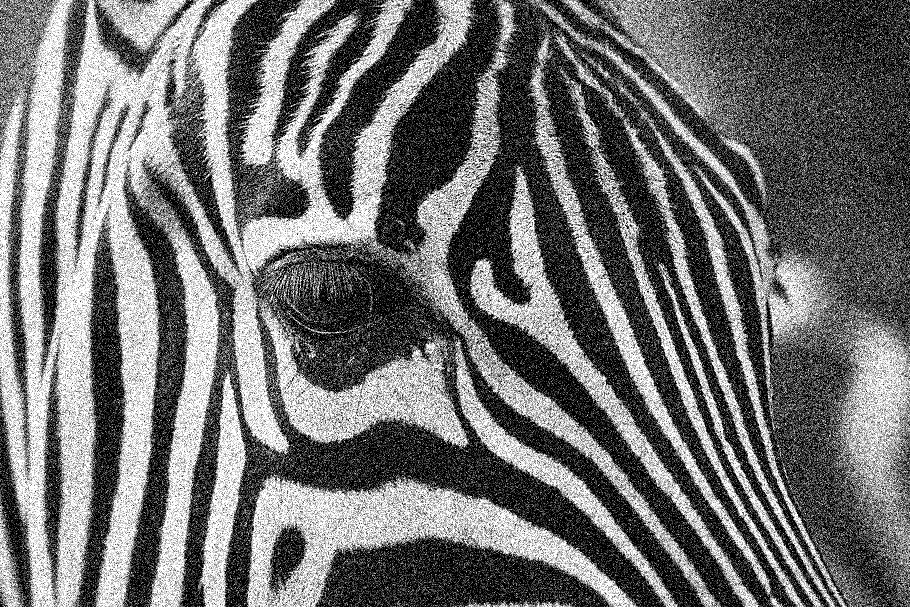
#> input picture visual_lane_servoing/solution/images/image_filtering/zebra-noisy.jpg, 910 x 607 px, found by its file name
$ jupyter execute --allow-errors image_filtering_bak.ipynb   (shell and % lines are left out)   (older library calls are emulated)
#> lines starting #> are read from the running program, lines starting #| are printed output that depends on the picture; after the words box and inside, x2 and y2 are one past the last pixel; in counts of white or black regions, pixels touching at a corner belong together
# 💻 01 - Image filtering

Images contain a tremendous amount of data. A $640 \times 480$ grayscale image contains 307,200 pixels, each of which can take on one of 256 different values. Reasoning over raw images as a means of making estimating the structure of a robot's environment is intractable, particularly when we want to process images in real-time as they are streamed at 30 frames-per-second from a robot's camera.

<figure>
  <div style="text-align:center;">

  <figcaption>Image filtering performs local operations on an image using a kernel matrix as a means of enhancing its content.</figcaption>
  </div>
</figure>

Image filtering provides a means of enhancing an image by amplifying certain desireable aspects of the image while supressing others. The result is a transformation of the original raw image into a more concise collection of salient information.

<figure>
  <div style="text-align:center;">

  <figcaption>Image filtering performs local operations on an image using a kernel matrix as a means of enhancing its content.</figcaption>
  </div>
</figure>

In image filtering, each pixel in the output image is computed from a weighted combination of the neighboring pixels in the input image. This weighting is is referred to as the *filter kernel* and takes the form of a small (relative to the image) matrix $h$. Importantly, the kernel is the same everywhere in the image.

Mathematically, we can represent image filtering as the process of convolving the image with the kernel filter

$$Y = I*h$$

which, for each pixel $u,v$ in the output image becomes

$$Y[u,v] = \sum_{k,l} h[k,l]I[u-k,v-l]$$

Notice that the $I[u-k,v-l]$ inside the sum has the effect of flipping the kernel $h$ left-to-right and top-to-bottom.

The kernel determines which content is amplified and which is supressed, and so we design the kernel based upon how we want to enhance the image.

**Example: Image blurring**

In this example, we are given a noisy image and want to design a filter that removes as much of the noise as possible, while losing too much of the actual detail. A candidate for such a filter is the *box filter*, a normalized matrix of ones.

$$ h = \frac{1}{N}
\begin{bmatrix}
1 & 1 & \cdots & 1\\
1 & 1 & \cdots & 1\\
\vdots & \vdots & \ddots & \vdots\\
1 & 1 & \cdots & 1
\end{bmatrix}
$$

where $N$ is the number of elements in the matrix. In designing a box filter, we have freedom to decide on the width and height of the kernel, though we will assume that the matrix is square. Increasing the size of the kernel means that a greater number of neighboring pixels will be used in determining the average intensity at each output location. Intuitively, this will improve noise reduction at the expense of attenuating actual detail in the image.

[cell 1]
### Run this cell to import relevant modules
%pylab inline

from matplotlib import pyplot as plt
import numpy as np
import cv2

[cell 2]
# TODO: The code below creates a 3x3 box filter. Compare the result of convolving the noisy image above with larger box filters.
#       Can you find the filter width above which too much detail is lost?
width = 3
hbox = np.ones((width,width), dtype=np.float32)
hbox = hbox/sum(hbox)

# load the image
img = cv2.imread('./images/image_filtering/zebra-noisy.jpg', 0)
#> img is the input picture: shape (607, 910); min 0, max 255, mean 111.8

# filter the source image
img_box_filter = cv2.filter2D(img,-1,hbox)

# Visualize the filtered image alongside the original image.
fig = plt.figure(figsize = (20,20))
ax1 = fig.add_subplot(1,2,1)
ax1.imshow(img,cmap = 'gray')
ax1.set_title('Original'), ax1.set_xticks([]), ax1.set_yticks([])
ax2 = fig.add_subplot(1,2,2)
ax2.imshow(img_box_filter,cmap = 'gray')
ax2.set_title('Box Filter (Width = ' + str(width) +')'), ax2.set_xticks([]), ax2.set_yticks([]);

As we discussed in lecture, edges are a feature of an image that are used for a variety of tasks, including segmentation, object detection, shape estimation, and scene reconstruction. In the case of Duckietown and other self-driving domains, access to edge information is also very useful for detecting lane boundaries.

<figure>
  <div style="text-align:center;">

  <figcaption>The change in intensity associated with an edge where an image transitions from white to black and black to white.</figcaption>
  </div>
</figure>

Edges correspond to significant changes in local intensity. This suggests that we can identify edges by looking for regions in the image where the intensity gradient $\nabla I$ is large. Consider the left-most image above, which might be a zoomed in view of one of the zebra's vertical stripes. Moving left-to-right along a single row of the image, we see that the intensity rapidly drops as the pixels transition from being white (i.e., close to 255) to black (i.e., closs to 0), and then stay small until they jump back up as the pixels go from black to white. The edges are clearly visible as spikes in the $x$-component of the intensity gradient.

In general, we are interested in the two-dimensional image gradient, which includes both horizontal as well as vertical changes in intensity:

$$ \nabla I[u,v] =
\begin{bmatrix}
\frac{\partial I[u,v]}{\partial x}\\
\frac{\partial I[u,v]}{\partial y}
\end{bmatrix}
$$

The magnitude of the gradient $\lvert \nabla I[u,v] \rvert$ provides a measure of the strength of the edge, while it points in the direction of greatest change

$$
\lvert \nabla I[u,v] \rvert = \sqrt{\left(\frac{\partial I[u,v]}{\partial x}\right)^2 + \left(\frac{\partial I[u,v]}{\partial y}\right)^2} \qquad
\theta[u,v] = \textrm{atan2}\left(\frac{\partial I[u,v]}{\partial y}, \frac{\partial I[u,v]}{\partial x}\right)
$$

Since pixels are discrete, we can't compute the derivatives analytically. Instead, we estimate them numerically via a finite difference approximation. We can compute these estimates by convolving the image with appropriately chosen kernels $h_x$ and $h_y$ that compute finite derivatives in the $x$ and $y$ directions, respectively:

$$ \nabla I[u,v] =
\begin{bmatrix}
G_x[u,v]\\
G_y[u,v]
\end{bmatrix}
$$

where

$$
\begin{align}
G_x = h_x * I\\
G_y = h_y * I
\end{align}
$$

**Example: Image gradients**

In this example, you will design different filter kernels, $h_x$ and $h_y$, to estimate the horizontal and vertical gradients of an image. In doing so, remember that the filter will be flipped left-to-right and top-to-bottom when performing convolution.

[cell 3]
# TODO: Change the entries in the following filter kernels to estimate the horizontal and vertical gradients of an image
#       Feel free to also experiment with different filter sizes.
#       These filters will be applied to the blurred image that you generated above. As you experiment with different
#       kernels, compare the output for different amounts of blurring (i.e., different window) sizes. In particular,
#       compare the gradients and their magnitude with little (i.e., width=3) or no blurring to an image blurred with a large kernel

hx = np.array([[1, 0, -1]], dtype=np.float32)
hy = np.array([[1, 0, -1]], dtype=np.float32).transpose()

# Apply the filters to the blurred image
Gx = cv2.filter2D(img_box_filter,-1,hx)
Gy = cv2.filter2D(img_box_filter,-1,hy)
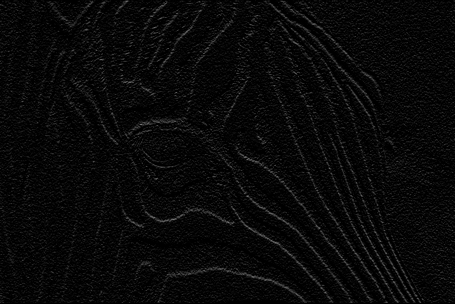
#> Gy: shape (607, 910) (shown at 1/2 size); min 0, max 146, mean 8.8


# Compute the magnitude of the gradients
Gmag = np.sqrt(Gx*Gx + Gy*Gy)
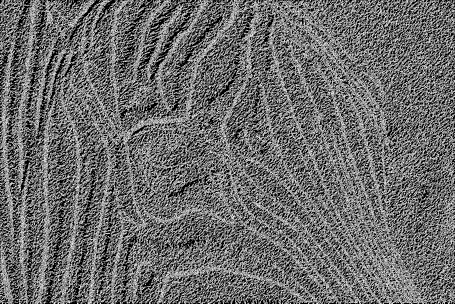
#> Gmag: shape (607, 910) float16 (shown at 1/2 size); min 0, max 15.91, mean 6.75; drawn with min black and max white

# Visualize the filtered image alongside the original image.
fig = plt.figure(figsize = (20,20))
ax1 = fig.add_subplot(1,4,1)
ax1.imshow(img,cmap = 'gray')
ax1.set_title('Blurred Image'), ax1.set_xticks([]), ax1.set_yticks([])
ax2 = fig.add_subplot(1,4,2)
ax2.imshow(Gx,cmap = 'gray')
ax2.set_title('Horizontal Gradients'), ax2.set_xticks([]), ax2.set_yticks([]);
ax3 = fig.add_subplot(1,4,3)
ax3.imshow(Gy,cmap = 'gray')
ax3.set_title('Vertical Gradients'), ax3.set_xticks([]), ax3.set_yticks([]);
ax4 = fig.add_subplot(1,4,4)
ax4.imshow(np.uint8(Gmag),cmap = 'gray')
ax4.set_title('Gradient Magnitude'), ax4.set_xticks([]), ax4.set_yticks([]);

As we discussed in lecture, while the box filter is intuitive, using it to smooth an image prior to computing numerical derivatives can result in artefacts. In practice, people commonly use a kernel that approximates a zero-mean isotropic Gaussian

$$ G_\sigma = \frac{1}{2 \pi \sigma^2} e^{-\frac{x^2+y^2}{2\sigma^2}} $$

where $\sigma$ is the standard deviation. The advantage of using a Gaussian kernel over a box filter is that it places more weight on nearby neighbors than it does on those that are farther away.

<figure>
  <div style="text-align:center;">

  <figcaption>A 2D Gaussian (left) and a Gaussian kernel (right).</figcaption>
  </div>
</figure>

While Gaussians have infinite support, we are interested in a finite (and typically small) kernel. Thus, we will truncate the Gaussian based on the size of the kernel and then normalize such that all the entries sum to one.

Meanwhile, a popular set of kernels used the emphasize edges in an image is the *Sobel operator*, which consists of two $3 \times 3$ kernels:

$$ h_x =
\begin{bmatrix}
+1 & 0 & -1\\
+2 & 0 & -2\\
+1 & 0 & -1
\end{bmatrix}\qquad
h_y =
\begin{bmatrix}
+1 & +2 & +1\\
0 & 0 & 0\\
-1 & -2 & -1
\end{bmatrix}
$$

**Example: Gaussian blurring**

The Gaussian kernel is defined by its size and standard deviation $\sigma$. Since the standard deviation determines the rate at which the weights of the kernel decay, it is common to choose the size of the kernel (which will be square for isotropic Gaussians) based upon the standard deviation. Many existing libraries, including the implementation in OpenCV, support this functionality.

In this exercise, you will experiment with different choices of the standard deviation and compare them to the result of using the box filter that you identified above.

Try and find a setting for the standard deviation that reduces noise without removing too much content from the image.

[cell 4]
sigma = 1

# Smooth the image using a Gaussian kernel
img_gaussian_filter = cv2.GaussianBlur(img,(0,0), sigma)

# Visualize the filtered image alongside the original image.
fig = plt.figure(figsize = (20,20))
ax1 = fig.add_subplot(1,3,1)
ax1.imshow(img,cmap = 'gray')
ax1.set_title('Original'), ax1.set_xticks([]), ax1.set_yticks([])
ax2 = fig.add_subplot(1,3,2)
ax2.imshow(img_gaussian_filter,cmap = 'gray')
ax2.set_title('Gaussian Filter (Sigma = ' + str(sigma) +')'), ax2.set_xticks([]), ax2.set_yticks([]);
ax3 = fig.add_subplot(1,3,3)
ax3.imshow(img_box_filter,cmap = 'gray')
ax3.set_title('Box Filter'), ax3.set_xticks([]), ax3.set_yticks([]);

# Convolve the image with the Sobel operator (filter) to compute the numerical derivatives in the x and y directions
sobelx = cv2.Sobel(img,cv2.CV_64F,1,0)
sobely = cv2.Sobel(img,cv2.CV_64F,0,1)

[cell 5]
img = cv2.imread('./images/zebra-stripes.jpg', 0)
#img = cv2.GaussianBlur(imga,(0,0), 4)

# Convolve the image with the Sobel operator (filter) to compute the numerical derivatives in the x and y directions
#> (the rest of this cell did not finish here and is left out)

[cell 6]
class FindEdges:
    # [91 lines left out: functions __init__, setImage, findEdges, colorFilter, getImage, detectLines, not called in this run]

[cell 7]
img = cv2.imread('./images/duckietown-lane-crop-small.jpg')
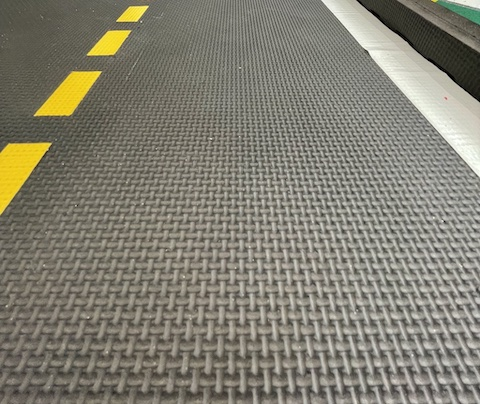
#> input picture viscontrol/solution/images/visual_control/duckietown-lane-crop-small.jpg, 480 x 404 px, found by its file name
#> img is the input picture: shape (404, 480, 3); mean B, G, R 113.9, 127.3, 130.4
img_gray = cv2.cvtColor(img, cv2.COLOR_BGR2GRAY)

# Convolve the image with the Sobel operator (filter) to compute the numerical derivatives in the x and y directions
sobelx = cv2.Sobel(img_gray,cv2.CV_64F,1,0)
#> sobelx: shape (404, 480) float64
sobely = cv2.Sobel(img_gray,cv2.CV_64F,0,1)
#> sobely: shape (404, 480) float64

fig = plt.figure(figsize = (20,20))
ax1 = fig.add_subplot(1,3,1)
ax1.imshow(img_gray,cmap = 'gray')
ax1.set_title('Original'), ax1.set_xticks([]), ax1.set_yticks([])
ax2 = fig.add_subplot(1,3,2)
ax2.imshow(sobelx,cmap = 'gray')
ax2.set_title('Sobel X'), ax2.set_xticks([]), ax2.set_yticks([])
ax3 = fig.add_subplot(1,3,3)
ax3.imshow(sobely,cmap = 'gray')
ax3.set_title('Sobel Y'), ax3.set_xticks([]), ax3.set_yticks([]);

[cell 8]
# Now smooth the image with a Gaussian kernel
img_gray_blurred = cv2.GaussianBlur(img_gray,(0,0), 4)
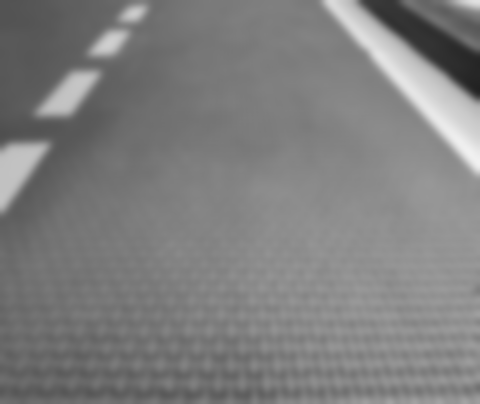
#> img_gray_blurred: shape (404, 480); min 33, max 241, mean 126.7

# Convolve the image with the Sobel operator (filter) to compute the numerical derivatives in the x and y directions
sobelx = cv2.Sobel(img_gray_blurred,cv2.CV_64F,1,0)
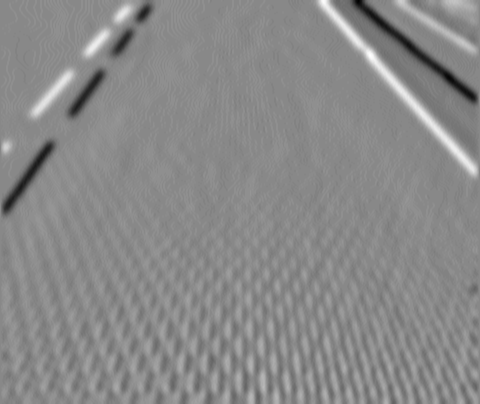
#> sobelx: shape (404, 480) float64; min -88, max 76, mean 0.5; drawn with min black and max white
sobely = cv2.Sobel(img_gray_blurred,cv2.CV_64F,0,1)
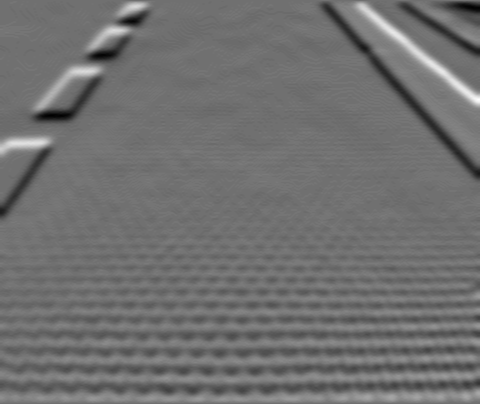
#> sobely: shape (404, 480) float64; min -88, max 112, mean 0.2; drawn with min black and max white

fig = plt.figure(figsize = (20,20))
ax1 = fig.add_subplot(1,3,1)
ax1.imshow(img_gray_blurred,cmap = 'gray')
ax1.set_title('Gaussian Blur'), ax1.set_xticks([]), ax1.set_yticks([])
ax2 = fig.add_subplot(1,3,2)
ax2.imshow(sobelx,cmap = 'gray')
ax2.set_title('Sobel X'), ax2.set_xticks([]), ax2.set_yticks([])
ax3 = fig.add_subplot(1,3,3)
ax3.imshow(sobely,cmap = 'gray')
ax3.set_title('Sobel Y'), ax3.set_xticks([]), ax3.set_yticks([]);

[cell 9]
# Compute the magnitude of the gradients
Gmag = np.sqrt(sobelx*sobelx + sobely*sobely)
#> Gmag: shape (404, 480) float64

# Compute the orientation of the gradients
Gdir = cv2.phase(np.array(sobelx, np.float32), np.array(sobely, dtype=np.float32), angleInDegrees=True)
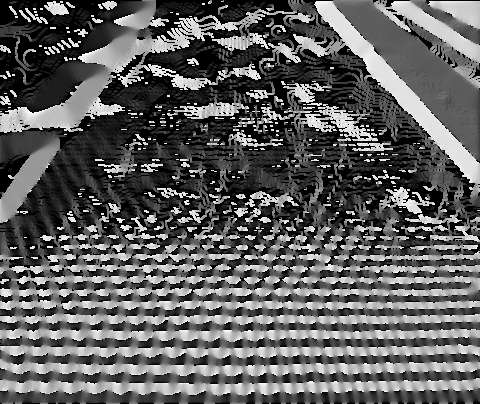
#> Gdir: shape (404, 480) float32; min 0, max 358.8, mean 134.9; drawn with min black and max white
#Gdir = np.arctan2(np.array(sobelx, np.float32), np.array(sobely, np.float32))

# Render the gradient magnitude
Gmag_8u = np.uint8(Gmag)
fig = plt.figure(figsize = (10,10))
ax1 = fig.add_subplot(1,1,1)
ax1.imshow(Gmag_8u, cmap = 'gray')
ax1.set_title('Gradient Magnitude'), ax1.set_xticks([]), ax1.set_yticks([]);

[cell 10]
# Visualize the histogram over gradient magnitudes
fig = plt.figure(figsize = (5,5))
ax1 = fig.add_subplot(1,1,1)
ax1.hist(Gmag.flatten(), bins=50)
ax1.set_title('Gradient Histogram');

[cell 11]
# We are only intersted in edges with stronger gradients and need to identify a threshold on the magnitude below which we ignore gradients. We can pick a threshold based on the histogram above and the resulting masked gradient magnitude image
threshold = 50
mask_mag = (Gmag > threshold)
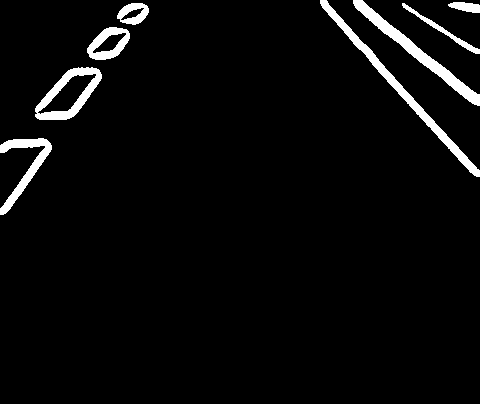
#> mask_mag: shape (404, 480) bool; 4% white; 8 white regions, largest, box (x1, y1, x2, y2) and area: (320, 0, 480, 177) 1828, (353, 0, 480, 106) 1676, (35, 67, 102, 120) 1274
#plt.imshow(mask_mag*Gmag)

fig = plt.figure(figsize = (20,10))
ax1 = fig.add_subplot(1,2,1)
ax1.imshow(Gmag_8u, cmap = 'gray')
ax1.set_title('Gradient Magnitude'), ax1.set_xticks([]), ax1.set_yticks([])
ax2 = fig.add_subplot(1,2,2)
ax2.imshow(mask_mag*Gmag_8u,cmap = 'gray')
ax2.set_title('Gradient Magnitude (Masked)'), ax2.set_xticks([]), ax2.set_yticks([]);

[cell 12]
# Let's consider the filter responses for the left- and right-halves of the image
width = img_gray.shape[1]
mask_left = np.ones(sobelx.shape)
mask_left[:,int(np.floor(width/2)):width + 1] = 0
mask_right = np.ones(sobelx.shape)
mask_right[:,0:int(np.floor(width/2))] = 0

[cell 13]
# In the left-half image, we are interested in the right-half of the dashed yellow line, which corresponds to negative x- and y-derivatives
# In the right-half image, we are interested in the left-half of the solid white line, which correspons to a positive x-derivative and a negative y-derivative
# Generate a mask that identifies pixels based on the sign of their x-derivative
mask_sobelx_pos = (sobelx > 0)
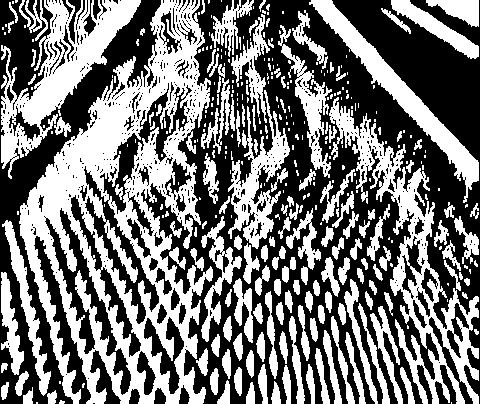
#> mask_sobelx_pos: shape (404, 480) bool; 46.1% white; 348 white regions (197 under 20 px), largest, box (x1, y1, x2, y2) and area: (19, 0, 213, 404) 31204, (329, 97, 479, 404) 9460, (1, 0, 141, 179) 7728
mask_sobelx_neg = (sobelx < 0)
#> mask_sobelx_neg: shape (404, 480) bool; 30.4% white; 507 white regions (298 under 20 px), largest, box (x1, y1, x2, y2) and area: (333, 0, 479, 159) 8311, (251, 203, 359, 404) 7622, (61, 0, 156, 128) 3192

[cell 14]
# Let's combine these masks with the gradient magnitude mask
mask_left_edge = mask_left * mask_mag * mask_sobelx_neg
#> mask_left_edge: shape (404, 480) float64; values 0 (black) and 1 (white), 0.89% white; 5 white regions (1 under 20 px), largest, box (x1, y1, x2, y2) and area: (1, 139, 52, 215) 712, (61, 67, 102, 120) 519, (104, 28, 130, 59) 289, (129, 3, 149, 25) 197
mask_right_edge = mask_right * mask_mag * mask_sobelx_pos
#> mask_right_edge: shape (404, 480) float64; values 0 (black) and 1 (white), 1.3% white; 3 white regions, box (x1, y1, x2, y2) and area: (320, 0, 479, 177) 1821, (402, 3, 479, 54) 416, (448, 2, 479, 13) 237

fig = plt.figure(figsize = (30,20))
ax1 = fig.add_subplot(1,4,1)
ax1.imshow(img_gray_blurred,cmap = 'gray')
ax1.set_title('Gaussian Blur'), ax1.set_xticks([]), ax1.set_yticks([])
ax2 = fig.add_subplot(1,4,2)
ax2.imshow(mask_mag*Gmag,cmap = 'gray')
ax2.set_title('Gradient Magnitude (Masked)'), ax2.set_xticks([]), ax2.set_yticks([])
ax3 = fig.add_subplot(1,4,3)
ax3.imshow(Gmag * mask_left_edge, cmap = 'gray')
ax3.set_title('Lane Edge (Left)'), ax3.set_xticks([]), ax3.set_yticks([])
ax4 = fig.add_subplot(1,4,4)
ax4.imshow(Gmag * mask_right_edge,cmap = 'gray')
ax4.set_title('Lane Edge (Right)'), ax4.set_xticks([]), ax4.set_yticks([]);

[cell 15]
# Now, let's apply the mask to our gradient directions
fig = plt.figure(figsize = (10,5))
ax1 = fig.add_subplot(1,2,1)
ax1.hist(np.extract(mask_left_edge, Gdir).flatten(), bins=30)
ax1.set_title('Gradient Direction Histogram (Left Edge)')
ax2 = fig.add_subplot(1,2,2)
ax2.hist(np.extract(mask_right_edge, Gdir).flatten(), bins=30)
ax2.set_title('Gradient Direction Histogram (Left Edge)')
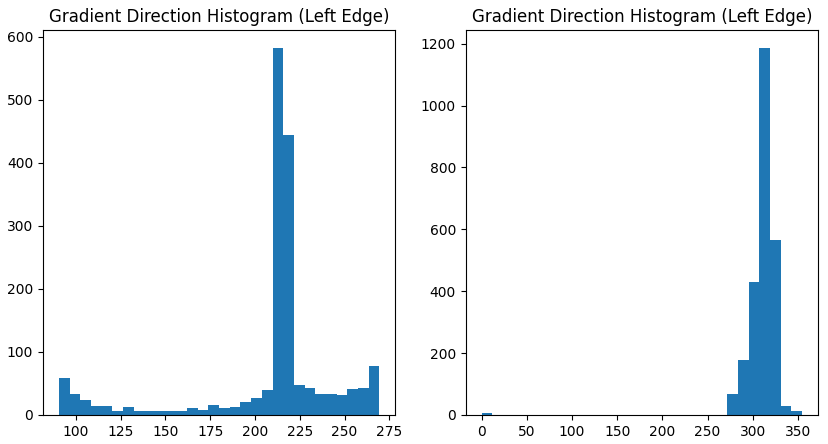
#> figure drawn by matplotlib, 2 panels; panel 1: tallest bar 582 high, from x = 209.8 to 215.7; panel 2: tallest bar 1185 high, from x = 307.3 to 319.2

[cell 16]
# Determine the orientation of the left and right gradients as the mode of each histogram
(hist_left_edge, bins_left_edge) = np.histogram(np.extract(mask_left_edge, Gdir).flatten(), bins=30)
#> hist_left_edge = 30 values, max 582 at index 20, min 6 at index 8, mean 57.3; bins_left_edge = 31 values from 90.69 to 269.3
(hist_right_edge, bins_right_edge) = np.histogram(np.extract(mask_right_edge, Gdir).flatten(), bins=30)
#> hist_right_edge = 30 values, max 1185 at index 26, min 0 at index 1, mean 82.47; bins_right_edge = 31 values from 0 to 354.6

idx = hist_left_edge.argmax()
#> idx = 20
theta_left = (bins_left_edge[idx] + bins_left_edge[idx+1])/2
#> theta_left = 212.8
idx = hist_right_edge.argmax()
#> idx = 26
theta_right = (bins_right_edge[idx] + bins_right_edge[idx+1])/2
#> theta_right = 313.2

[cell 17]
theta_right
#> Out = 313.2
